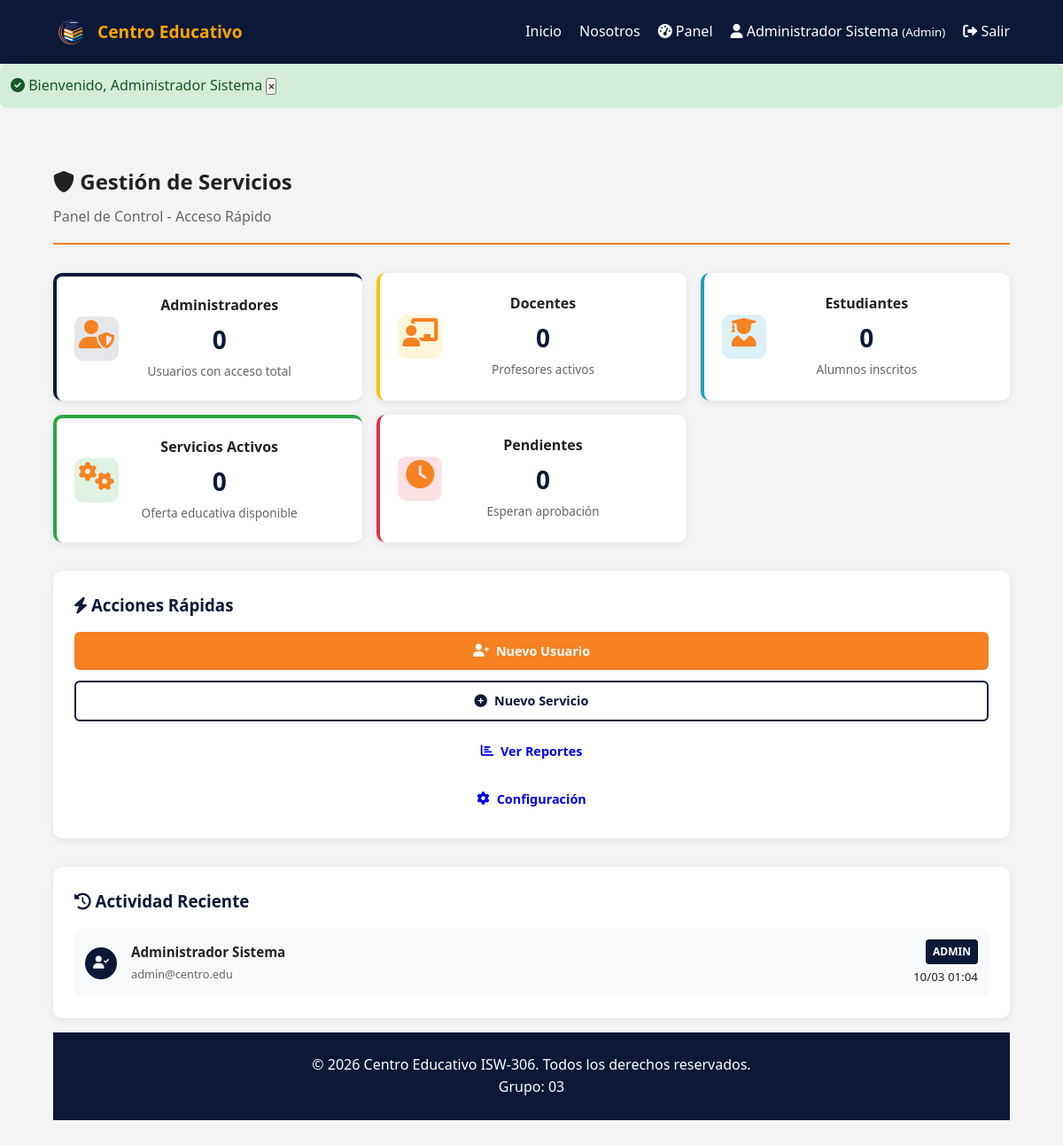
The page /?page=admin/services (signed in) on the database its author committed.
### tables this page shows
CREATE TABLE usuarios (
    id INT AUTO_INCREMENT PRIMARY KEY,
    nombre_completo VARCHAR(100) NOT NULL,
    email VARCHAR(100) NOT NULL UNIQUE,
    password_hash VARCHAR(255) NOT NULL,
    rol_id INT NOT NULL,
    telefono VARCHAR(20),
    fecha_nacimiento DATE,
    activo BOOLEAN DEFAULT TRUE,
    last_login TIMESTAMP NULL,
    created_at TIMESTAMP DEFAULT CURRENT_TIMESTAMP,
    updated_at TIMESTAMP DEFAULT CURRENT_TIMESTAMP ON UPDATE CURRENT_TIMESTAMP,
    
    FOREIGN KEY (rol_id) REFERENCES roles(id) ON DELETE RESTRICT,
    INDEX idx_email (email),
    INDEX idx_rol (rol_id),
    INDEX idx_activo (activo)
);

CREATE TABLE roles (
    id INT AUTO_INCREMENT PRIMARY KEY,
    nombre ENUM('admin', 'docente', 'estudiante', 'padre') NOT NULL UNIQUE,
    descripcion VARCHAR(255),
    permisos JSON COMMENT 'Array de permisos en formato JSON',
    created_at TIMESTAMP DEFAULT CURRENT_TIMESTAMP,
    updated_at TIMESTAMP DEFAULT CURRENT_TIMESTAMP ON UPDATE CURRENT_TIMESTAMP
);

### controllers/ServiceController.php (called while the page is built, shortened)
<?php
class ServiceController
{
    public function index()
    {
        $title = "Gestión de Servicios";
        require __DIR__ . '/../views/layouts/header.php';
        require __DIR__ . '/../views/admin/dashboard.php';
        require __DIR__ . '/../views/layouts/footer.php';
    }
}

### views/admin/dashboard.php (the view, shortened to what this page needs)
<section class="admin-dashboard">
    <div class="dashboard-header">
        <h1><i class="fas fa-shield-alt"></i> <?= htmlspecialchars($title) ?></h1>
        <p class="subtitle">Panel de Control - Acceso Rápido</p>
    </div>
    <div class="stats-grid">
        <a href="<?= APP_URL ?>/?page=admin/users&role=admin" class="stat-card primary" title="Gestionar Administradores">
            <div class="stat-icon">
                <i class="fas fa-user-shield"></i>
            </div>
            <div class="stat-content">
                <h3>Administradores</h3>
                <p class="stat-number"><?= $stats['admin'] ?? 0 ?></p>
                <small>Usuarios con acceso total</small>
            </div>
        </a>
        <a href="<?= APP_URL ?>/?page=admin/users&role=docente" class="stat-card warning" title="Gestionar Docentes">
            <div class="stat-icon">
                <i class="fas fa-chalkboard-teacher"></i>
            </div>
            <div class="stat-content">
                <h3>Docentes</h3>
                <p class="stat-number"><?= $stats['docente'] ?? 0 ?></p>
                <small>Profesores activos</small>
            </div>
        </a>
        <a href="<?= APP_URL ?>/?page=admin/users&role=estudiante" class="stat-card info" title="Gestionar Estudiantes">
            <div class="stat-icon">
                <i class="fas fa-user-graduate"></i>
            </div>
            <div class="stat-content">
                <h3>Estudiantes</h3>
                <p class="stat-number"><?= $stats['estudiante'] ?? 0 ?></p>
                <small>Alumnos inscritos</small>
            </div>
        </a>
        <a href="<?= APP_URL ?>/?page=admin/services" class="stat-card success" title="Gestionar Servicios">
            <div class="stat-icon">
                <i class="fas fa-cogs"></i>
            </div>
            <div class="stat-content">
                <h3>Servicios Activos</h3>
                <p class="stat-number"><?= $stats['servicios'] ?? 0 ?></p>
                <small>Oferta educativa disponible</small>
            </div>
        </a>
        <a href="<?= APP_URL ?>/?page=admin/enrollments&status=pendiente" class="stat-card danger" title="Ver Inscripciones Pendientes">
            <div class="stat-icon">
                <i class="fas fa-clock"></i>
            </div>
            <div class="stat-content">
                <h3>Pendientes</h3>
                <p class="stat-number">
                    <?php
                    $db = (new \User())->getConnection();
                    $stmt = $db->prepare("SELECT COUNT(*) FROM inscripciones WHERE estado = 'pendiente'");
                    $stmt->execute();
                    echo $stmt->fetchColumn();
                    ?>
                </p>
                <small>Esperan aprobación</small>
            </div>
        </a>
    </div>
    <div class="quick-actions">
        <h3><i class="fas fa-bolt"></i> Acciones Rápidas</h3>
        <div class="action-buttons">
            <a href="<?= APP_URL ?>/?page=admin/users&action=create" class="btn btn-primary">
                <i class="fas fa-user-plus"></i> Nuevo Usuario
            </a>
            <a href="<?= APP_URL ?>/?page=admin/services&action=create" class="btn btn-secondary">
                <i class="fas fa-plus-circle"></i> Nuevo Servicio
            </a>
            <a href="<?= APP_URL ?>/?page=admin/reports" class="btn btn-info">
                <i class="fas fa-chart-bar"></i> Ver Reportes
            </a>
            <a href="<?= APP_URL ?>/?page=admin/settings" class="btn btn-warning">
                <i class="fas fa-cog"></i> Configuración
            </a>
        </div>
    </div>
    <div class="recent-activity">
        <h3><i class="fas fa-history"></i> Actividad Reciente</h3>
        <div class="activity-list">
            <?php
            $db = (new \User())->getConnection();
            $stmt = $db->prepare("
                SELECT u.nombre_completo, u.email, r.nombre as rol, u.created_at
                FROM usuarios u
                JOIN roles r ON u.rol_id = r.id
                ORDER BY u.created_at DESC
                LIMIT 5
            ");
            $stmt->execute();
            $recentUsers = $stmt->fetchAll();
            if (!empty($recentUsers)):
                foreach ($recentUsers as $user):
            ?>
                    <div class="activity-item">
                        <div class="activity-icon">
                            <i class="fas fa-user-check"></i>
                        </div>
                        <div class="activity-info">
                            <strong><?= htmlspecialchars($user['nombre_completo']) ?></strong>
                            <small><?= htmlspecialchars($user['email']) ?></small>
                        </div>
                        <div class="activity-meta">
                            <span class="badge badge-<?= htmlspecialchars($user['rol']) ?>">
                                <?= htmlspecialchars(ucfirst($user['rol'])) ?>
                            </span>
                            <small><?= date('d/m H:i', strtotime($user['created_at'])) ?></small>
                        </div>
                    </div>
                <?php
                endforeach;
            else:
                ?>
                <p class="empty-state">No hay actividad reciente</p>
            <?php endif; ?>
        </div>
    </div>
</section>

### assets/css/styles.css (style rules this page uses)
:root { --color-primary: #0b1838; --color-secondary: #f68121; --color-white: #ffffff; --color-gray: #f4f4f4; --color-dark: #222; --color-border: #e0e0e0; --color-success: #28a745; --color-danger: #dc3545; --radius: 8px; --transition: all 0.3s ease; --shadow: 0 4px 12px rgba(0, 0, 0, 0.08); --font-main: 'Segoe UI', Tahoma, Geneva, Verdana, sans-serif; }
* { margin: 0; padding: 0; box-sizing: border-box; }
body { font-family: var(--font-main); background-color: var(--color-gray); color: var(--color-dark); line-height: 1.6; display: flex; flex-direction: column; min-height: 100vh; }
.admin-dashboard { padding: 2rem 0; }
.dashboard-header { margin-bottom: 2rem; }
.stats-grid { display: grid; grid-template-columns: repeat(auto-fit, minmax(220px, 1fr)); gap: 1.5rem; margin-bottom: 2rem; }
.stat-card { background: white; padding: 1.5rem; border-radius: 10px; box-shadow: 0 4px 10px rgba(0, 0, 0, 0.08); text-align: center; }
.stat-card i { font-size: 2rem; margin-bottom: 10px; color: var(--color-secondary); }
.stat-card.primary { border-top: 4px solid var(--color-primary); }
.stat-card.success { border-top: 4px solid var(--color-success); }
.stat-number { font-size: 2rem; font-weight: bold; color: var(--color-primary); }
.badge { padding: 4px 8px; border-radius: 20px; font-size: 12px; font-weight: bold; }
.badge { padding: 0.25rem 0.5rem; border-radius: 4px; font-size: 0.75rem; font-weight: 600; text-transform: uppercase; }
.badge-admin { background: #0b1838; color: white; }
.btn { display: inline-flex; justify-content: center; align-items: center; gap: 8px; padding: 12px; border-radius: 6px; font-weight: 600; font-size: 1rem; border: none; cursor: pointer; text-decoration: none; transition: var(--transition); width: 100%; }
.btn-primary { background: var(--color-secondary); color: var(--color-white); }
.btn-secondary { background: transparent; border: 2px solid var(--color-primary); color: var(--color-primary); }

### rows shown on the page
usuarios: nombre_completo "Administrador Sistema", email "admin@centro.edu", rol.nombre "ADMIN", created_at "10/03 01:04"

### other values the page prints
$user['nombre'] "Administrador Sistema"
$user['rol'] "Admin"
$_SESSION['success'] "Bienvenido, Administrador Sistema"
$title "Gestión de Servicios"
$stats['admin'] "0"
$stats['docente'] "0"
$stats['estudiante'] "0"
$stats['servicios'] "0"
$stmt->fetchColumn() "0"
